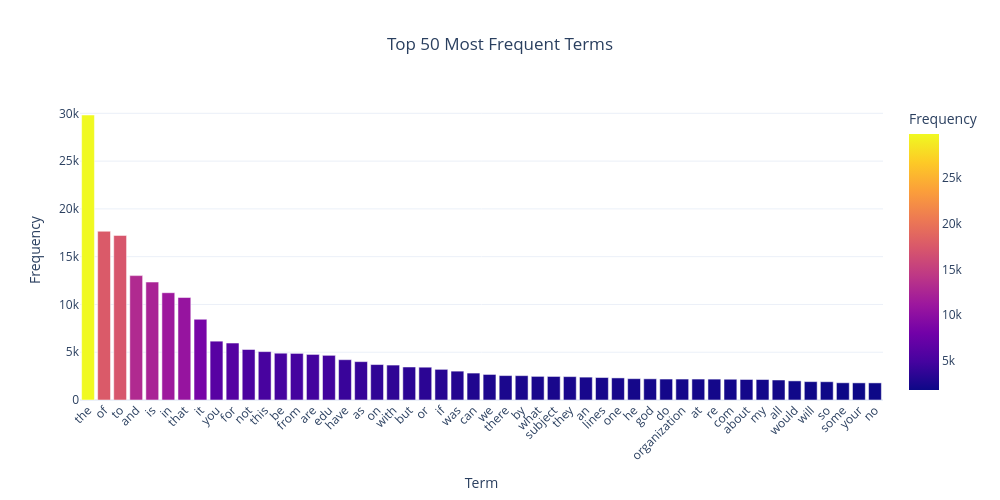

Source (notebook cell):
### Markdown cell above
### >>> **Exercise 13 (take home):** 
The chart above only contains 300 vocabulary in the documents, and it's already computationally intensive to both compute and visualize. Can you efficiently reduce the number of terms you want to visualize as an exercise.

### Code cell
import numpy as np
import pandas as pd
import plotly.express as px

# 1) compute total frequency for each term (works on sparse matrix)
term_freq = np.asarray(X_counts.sum(axis=0)).ravel()
terms = count_vect.get_feature_names_out()

# 2) choose how many terms to visualize
TOP_K = 50  # try 50, 100, etc.

# 3) take indices of the Top-K by frequency
top_idx = term_freq.argsort()[-TOP_K:][::-1]

# 4) build tidy dataframe for plotting
df_top = pd.DataFrame({
    "Term": terms[top_idx],
    "Frequency": term_freq[top_idx]
}).sort_values("Frequency", ascending=False)

# 5) interactive plot
fig = px.bar(
    df_top,
    x="Term", y="Frequency",
    title=f"Top {TOP_K} Most Frequent Terms",
    color="Frequency", color_continuous_scale="Plasma"
)
fig.update_layout(template="plotly_white", xaxis_tickangle=-45, title_x=0.5, height=500, width=1000)
fig.show()

### Figure 1 — Plotly figure (JSON) as saved in the notebook; plotly's stock layout.template omitted (floating-point values rounded to 4 significant figures)
{"data": [{"hovertemplate": "Term=%{x}<br>Frequency=%{marker.color}<extra></extra>", "legendgroup": "", "marker": {"color": [29825, 17660, 17222, 13017, 12343, 11226, 10723, 8447, 6157, 5962, 5285, 5063, 4898, 4877, 4769, 4675, 4218, 4015, 3709, 3655, 3453, 3432, 3208, 3020, 2818, 2674, 2556, 2548, 2472, 2464, 2448, 2393, 2353, 2312, 2232, 2216, 2193, 2192, 2191, 2186, 2172, 2148, 2143, 2093, 2000, 1925, 1912, 1802, 1793, 1791], "coloraxis": "coloraxis", "pattern": {"shape": ""}}, "name": "", "orientation": "v", "showlegend": false, "textposition": "auto", "type": "bar", "x": ["the", "of", "to", "and", "is", "in", "that", "it", "you", "for", "not", "this", "be", "from", "are", "edu", "have", "as", "on", "with", "but", "or", "if", "was", "can", "we", "there", "by", "what", "subject", "they", "an", "lines", "one", "he", "god", "do", "organization", "at", "re", "com", "about", "my", "all", "would", "will", "so", "some", "your", "no"], "xaxis": "x", "y": [29825, 17660, 17222, 13017, 12343, 11226, 10723, 8447, 6157, 5962, 5285, 5063, 4898, 4877, 4769, 4675, 4218, 4015, 3709, 3655, 3453, 3432, 3208, 3020, 2818, 2674, 2556, 2548, 2472, 2464, 2448, 2393, 2353, 2312, 2232, 2216, 2193, 2192, 2191, 2186, 2172, 2148, 2143, 2093, 2000, 1925, 1912, 1802, 1793, 1791], "yaxis": "y"}], "layout": {"barmode": "relative", "coloraxis": {"colorbar": {"title": {"text": "Frequency"}}, "colorscale": [[0, "#0d0887"], [0.1111, "#46039f"], [0.2222, "#7201a8"], [0.3333, "#9c179e"], [0.4444, "#bd3786"], [0.5556, "#d8576b"], [0.6667, "#ed7953"], [0.7778, "#fb9f3a"], [0.8889, "#fdca26"], [1, "#f0f921"]]}, "height": 500, "legend": {"tracegroupgap": 0}, "title": {"text": "Top 50 Most Frequent Terms", "x": 0.5}, "width": 1000, "xaxis": {"anchor": "y", "domain": [0, 1], "tickangle": -45, "title": {"text": "Term"}}, "yaxis": {"anchor": "x", "domain": [0, 1], "title": {"text": "Frequency"}}}}
